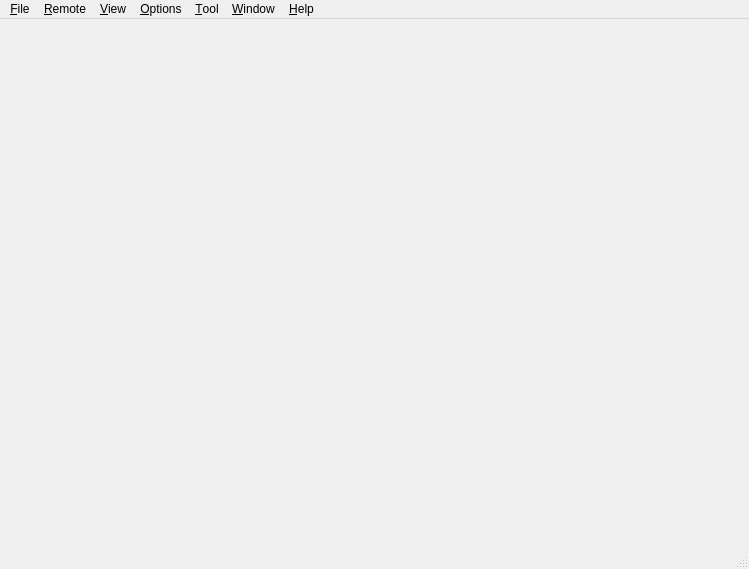
<?xml version="1.0" encoding="UTF-8"?>
<ui version="4.0">
 <class>MainWindow</class>
 <widget class="QMainWindow" name="MainWindow">
  <property name="geometry">
   <rect>
    <x>0</x>
    <y>0</y>
    <width>749</width>
    <height>569</height>
   </rect>
  </property>
  <property name="windowTitle">
   <string>NullFXP</string>
  </property>
  <widget class="QWidget" name="centralwidget"/>
  <widget class="QMenuBar" name="menubar">
   <property name="geometry">
    <rect>
     <x>0</x>
     <y>0</y>
     <width>749</width>
     <height>21</height>
    </rect>
   </property>
   <widget class="QMenu" name="menuFfff">
    <property name="title">
     <string>&amp;Remote</string>
    </property>
    <addaction name="actionSession"/>
    <addaction name="separator"/>
    <addaction name="actionConnect"/>
    <addaction name="actionDisconnect"/>
   </widget>
   <widget class="QMenu" name="menuK">
    <property name="title">
     <string>&amp;Window</string>
    </property>
    <addaction name="action_Local_Window"/>
    <addaction name="action_Remote_Window"/>
    <addaction name="separator"/>
    <addaction name="actionCascade_window"/>
    <addaction name="actionTile_window"/>
    <addaction name="separator"/>
   </widget>
   <widget class="QMenu" name="menuDsfsdf">
    <property name="title">
     <string>&amp;Help</string>
    </property>
    <addaction name="actionCheck_for_update"/>
    <addaction name="separator"/>
    <addaction name="actionAbout_NullFXP"/>
    <addaction name="actionAbout_Qt"/>
   </widget>
   <widget class="QMenu" name="menu_File">
    <property name="title">
     <string>&amp;File</string>
    </property>
    <addaction name="actionQuit"/>
   </widget>
   <widget class="QMenu" name="menuTool">
    <property name="title">
     <string>&amp;Tool</string>
    </property>
    <addaction name="action_Forward_connect"/>
    <addaction name="action_Synchronize_file"/>
   </widget>
   <widget class="QMenu" name="menu_Options">
    <property name="title">
     <string>&amp;Options</string>
    </property>
    <addaction name="action_Global_Options"/>
   </widget>
   <widget class="QMenu" name="menuOidfgsdf">
    <property name="title">
     <string>&amp;View</string>
    </property>
    <addaction name="actionTransfer_queue"/>
    <addaction name="actionShow_log"/>
    <addaction name="separator"/>
    <addaction name="actionLar_ge_Icons"/>
    <addaction name="actionS_mall_Icons"/>
    <addaction name="action_List"/>
    <addaction name="action_Details"/>
   </widget>
   <addaction name="menu_File"/>
   <addaction name="menuFfff"/>
   <addaction name="menuOidfgsdf"/>
   <addaction name="menu_Options"/>
   <addaction name="menuTool"/>
   <addaction name="menuK"/>
   <addaction name="menuDsfsdf"/>
  </widget>
  <widget class="QStatusBar" name="statusbar"/>
  <action name="actionInit_dir_view">
   <property name="text">
    <string>init dir view</string>
   </property>
  </action>
  <action name="actionRefresh">
   <property name="text">
    <string>refresh</string>
   </property>
  </action>
  <action name="action_Local_Window">
   <property name="checkable">
    <bool>true</bool>
   </property>
   <property name="text">
    <string>&amp;Local Window</string>
   </property>
  </action>
  <action name="action_Remote_Window">
   <property name="checkable">
    <bool>true</bool>
   </property>
   <property name="text">
    <string>&amp;Remote Window</string>
   </property>
  </action>
  <action name="actionConnect">
   <property name="text">
    <string>New Connect ...</string>
   </property>
   <property name="shortcut">
    <string>Ctrl+N</string>
   </property>
  </action>
  <action name="actionDisconnect">
   <property name="text">
    <string>Disconnect..</string>
   </property>
   <property name="shortcut">
    <string>Ctrl+D</string>
   </property>
  </action>
  <action name="actionInit_remote_dir_view">
   <property name="text">
    <string>Init remote dir view</string>
   </property>
  </action>
  <action name="actionQuit">
   <property name="text">
    <string>&amp;Quit</string>
   </property>
  </action>
  <action name="actionTransfer_queue">
   <property name="checkable">
    <bool>true</bool>
   </property>
   <property name="checked">
    <bool>true</bool>
   </property>
   <property name="text">
    <string>Transfer queue</string>
   </property>
  </action>
  <action name="actionShow_log">
   <property name="checkable">
    <bool>true</bool>
   </property>
   <property name="checked">
    <bool>true</bool>
   </property>
   <property name="text">
    <string>Show log</string>
   </property>
   <property name="shortcut">
    <string>Ctrl+L</string>
   </property>
  </action>
  <action name="actionCascade_window">
   <property name="checkable">
    <bool>true</bool>
   </property>
   <property name="text">
    <string>Cascade window</string>
   </property>
  </action>
  <action name="actionTile_window">
   <property name="checkable">
    <bool>true</bool>
   </property>
   <property name="text">
    <string>Tile window</string>
   </property>
  </action>
  <action name="actionAbout_NullFXP">
   <property name="text">
    <string>About &amp;NullFXP</string>
   </property>
   <property name="shortcut">
    <string>Ctrl+A</string>
   </property>
  </action>
  <action name="actionAbout_Qt">
   <property name="text">
    <string>About &amp;Qt</string>
   </property>
  </action>
  <action name="action_Forward_connect">
   <property name="checkable">
    <bool>true</bool>
   </property>
   <property name="text">
    <string>&amp;Forward connect</string>
   </property>
  </action>
  <action name="action_Synchronize_file">
   <property name="text">
    <string>&amp;Synchronize file</string>
   </property>
  </action>
  <action name="actionSession">
   <property name="text">
    <string>Session ...</string>
   </property>
   <property name="shortcut">
    <string>Ctrl+O</string>
   </property>
   <property name="shortcutContext">
    <enum>Qt::ApplicationShortcut</enum>
   </property>
  </action>
  <action name="actionCheck_for_update">
   <property name="text">
    <string>C&amp;heck for updates...</string>
   </property>
   <property name="shortcut">
    <string>Ctrl+U</string>
   </property>
  </action>
  <action name="action_Global_Options">
   <property name="text">
    <string>&amp;Global Options...</string>
   </property>
  </action>
  <action name="actionLar_ge_Icons">
   <property name="text">
    <string>Lar&amp;ge Icons</string>
   </property>
  </action>
  <action name="actionS_mall_Icons">
   <property name="text">
    <string>S&amp;mall Icons</string>
   </property>
  </action>
  <action name="action_List">
   <property name="text">
    <string>&amp;List</string>
   </property>
  </action>
  <action name="action_Details">
   <property name="text">
    <string>&amp;Details</string>
   </property>
  </action>
  <action name="actionReconnect">
   <property name="text">
    <string>&amp;Reconnect</string>
   </property>
  </action>
 </widget>
 <resources>
  <include location="nullfxp.qrc"/>
 </resources>
 <connections>
  <connection>
   <sender>actionQuit</sender>
   <signal>triggered()</signal>
   <receiver>MainWindow</receiver>
   <slot>close()</slot>
   <hints>
    <hint type="sourcelabel">
     <x>-1</x>
     <y>-1</y>
    </hint>
    <hint type="destinationlabel">
     <x>301</x>
     <y>214</y>
    </hint>
   </hints>
  </connection>
 </connections>
</ui>
